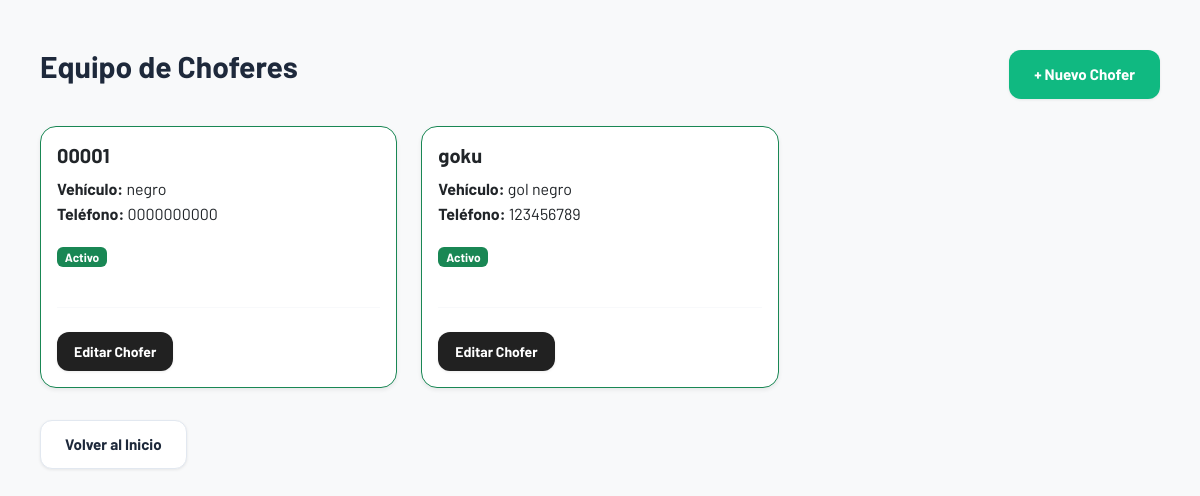
Before: /choferes/ (signed in) with the older database file.
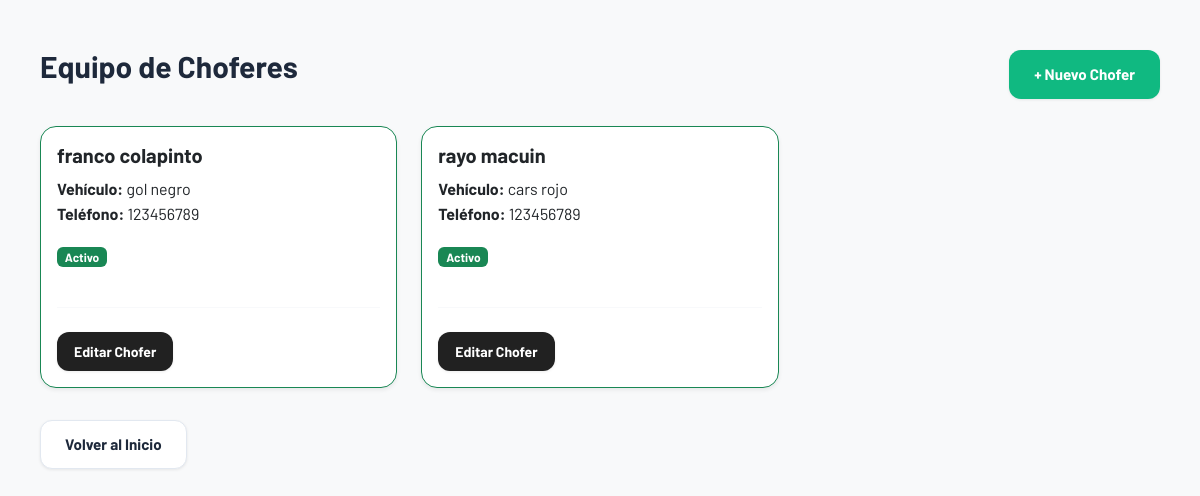
After: the same page with the newer database file.
### stock/models.py (models this page shows, shortened)
class Chofer(models.Model):
    nombre_completo = models.CharField(max_length=200, verbose_name="Nombre Completo")
    telefono = models.CharField(max_length=20)
    vehiculo = models.CharField(max_length=100, verbose_name="Vehículo/Patente")
    pin = models.CharField(
        max_length=6,
        verbose_name="PIN",
        help_text="PIN numérico del chofer"
    )
    activo = models.BooleanField(default=True, verbose_name="Activo")
    notas = models.TextField(blank=True, null=True, verbose_name="Notas/Descripción")
    fecha_registro = models.DateTimeField(auto_now_add=True)
    class Meta:
        verbose_name = "Chofer"
        verbose_name_plural = "Choferes"
        ordering = ['nombre_completo']

### stock/views.py (the view)
# urls.py: path('choferes/', views.lista_choferes, name='lista_choferes'),
@login_required
def lista_choferes(request):
    choferes = Chofer.objects.all()
    return render(request, 'envios/lista_choferes.html', {'choferes': choferes})

### stock/templates/envios/lista_choferes.html (shortened to what this page needs)
{% load static %}
<!DOCTYPE html>
<html lang="es">
<head>
<link rel="stylesheet" href="{% static 'css/bootstrap.min.css' %}">
     <link rel="stylesheet" href="{% static 'css/style.css' %}"></head>
<body class="bg-light">
    <div class="container mt-4">
        <div class="d-flex justify-content-between align-items-center mb-4">
            <h2>Equipo de Choferes</h2>
            <a href="{% url 'crear_chofer' %}" class="btn btn-success">+ Nuevo Chofer</a>
        </div>
        <div class="row">
            {% for ch in choferes %}
            <div class="col-md-4 mb-3">
                <div class="card shadow-sm border-{% if ch.activo %}success{% else %}danger{% endif %}">
                    <div class="card-body">
                        <h5 class="card-title">{{ ch.nombre_completo }}</h5>
                        <p class="card-text">
                            <strong>Vehículo:</strong> {{ ch.vehiculo }}<br>
                            <strong>Teléfono:</strong> {{ ch.telefono }}
                        </p>
                        <span class="badge {% if ch.activo %}bg-success{% else %}bg-danger{% endif %} mb-3">
                            {% if ch.activo %}Activo{% else %}Inactivo{% endif %}
                        </span>
                        <hr>
                        <a href="{% url 'editar_chofer' ch.id %}" class="btn btn-sm btn-primary">Editar Chofer</a>
                    </div>
                </div>
            </div>
            {% endfor %}
        </div>
        <a href="{% url 'home' %}" class="btn btn-secondary mt-3">Volver al Inicio</a>
    </div>
</body>
</html>

Changed rows visible on the page:
removed Chofer: nombre_completo "00001", vehiculo "negro", telefono "0000000000", activo "Activo"
removed Chofer: nombre_completo "goku", vehiculo "gol negro", telefono "123456789", activo "Activo"
added Chofer: nombre_completo "franco colapinto", vehiculo "gol negro", telefono "123456789", activo "Activo"
added Chofer: nombre_completo "rayo macuin", vehiculo "cars rojo", telefono "123456789", activo "Activo"
